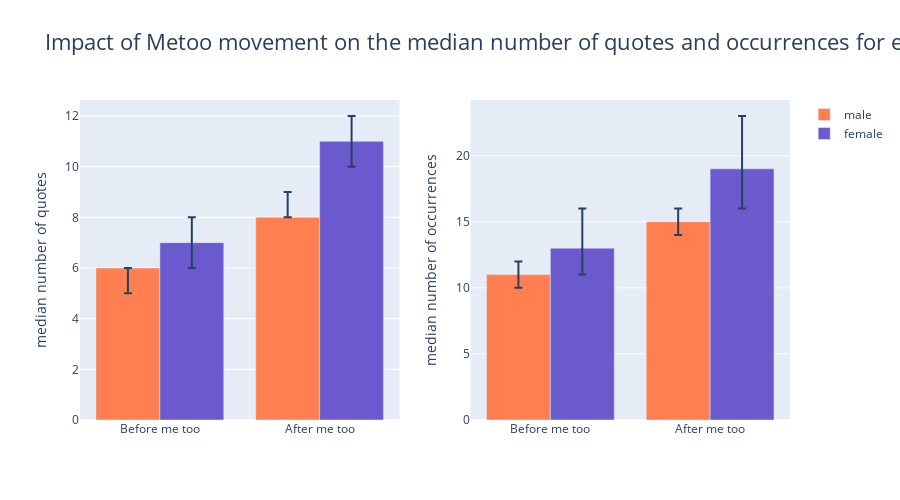

Notebook cell for this chart:
### Markdown cell above
Interactive figure of median of quotes and occurrences both gender before and after me too, with errorbars (computed above) :

### Code cell
fig = make_subplots(rows=1, cols=2)
fig.add_trace(go.Bar(
    name='male',
    x=['Before me too', 'After me too'], y=[med_mal_before_qu, med_mal_after_qu],
    error_y=dict(type='data',symmetric = False, array=[sup_val_med_mal_before_qu, sup_val_med_mal_after_qu],
                 arrayminus = [inf_val_med_mal_before_qu,inf_val_med_mal_after_qu]),marker_color="coral"
),row=1, col=1)
fig.add_trace(go.Bar(
    name='female',
    x=['Before me too', 'After me too'], y=[med_fem_before_qu, med_fem_after_qu],
    error_y=dict(type='data',symmetric = False, array=[sup_val_med_fem_before_qu, sup_val_med_fem_after_qu],
                 arrayminus = [inf_val_med_fem_before_qu,inf_val_med_fem_after_qu]),marker_color="slateblue"
),row=1, col=1)
fig.update_layout(barmode='group')
fig.update_layout(title_text="Impact of Metoo movement on the median number of quotes for each gender ",
                  title_font_size=22)

fig.add_trace(go.Bar(
    name='male',
    x=['Before me too', 'After me too'], y=[med_mal_before, med_mal_after],
    error_y=dict(type='data',symmetric = False, array=[sup_val_med_mal_before, sup_val_med_mal_after],
                 arrayminus = [inf_val_med_mal_before,inf_val_med_mal_after]),marker_color="coral",showlegend=False
),row=1, col=2)
fig.add_trace(go.Bar(
    name='female',
    x=['Before me too', 'After me too'], y=[med_fem_before, med_fem_after],
    error_y=dict(type='data',symmetric = False, array=[sup_val_med_fem_before, sup_val_med_fem_after],
                 arrayminus = [inf_val_med_fem_before,inf_val_med_fem_after]),marker_color="slateblue",showlegend=False
),row=1, col=2)
fig.update_layout(barmode='group')
fig.update_layout(title_text="Impact of Metoo movement on the median number of quotes and occurrences for each gender ",
                  title_font_size=22)
fig.update_layout(height=500, showlegend=True)
fig.update_yaxes(title_text="median number of quotes", row=1, col=1)
fig.update_yaxes(title_text="median number of occurrences", row=1, col=2)
fig.show()

### Figure 1 — Plotly figure (JSON) as saved in the notebook; plotly's stock layout.template omitted (floating-point values rounded to 4 significant figures)
{"data": [{"error_y": {"array": [0, 1], "arrayminus": [1, 0], "symmetric": false, "type": "data"}, "marker": {"color": "coral"}, "name": "male", "type": "bar", "x": ["Before me too", "After me too"], "xaxis": "x", "y": [6, 8], "yaxis": "y"}, {"error_y": {"array": [1, 1], "arrayminus": [1, 1], "symmetric": false, "type": "data"}, "marker": {"color": "slateblue"}, "name": "female", "type": "bar", "x": ["Before me too", "After me too"], "xaxis": "x", "y": [7, 11], "yaxis": "y"}, {"error_y": {"array": [1, 1], "arrayminus": [1, 1], "symmetric": false, "type": "data"}, "marker": {"color": "coral"}, "name": "male", "showlegend": false, "type": "bar", "x": ["Before me too", "After me too"], "xaxis": "x2", "y": [11, 15], "yaxis": "y2"}, {"error_y": {"array": [3, 4], "arrayminus": [2, 3], "symmetric": false, "type": "data"}, "marker": {"color": "slateblue"}, "name": "female", "showlegend": false, "type": "bar", "x": ["Before me too", "After me too"], "xaxis": "x2", "y": [13, 19], "yaxis": "y2"}], "layout": {"barmode": "group", "height": 500, "showlegend": true, "title": {"font": {"size": 22}, "text": "Impact of Metoo movement on the median number of quotes and occurrences for each gender "}, "xaxis": {"anchor": "y", "domain": [0, 0.45]}, "xaxis2": {"anchor": "y2", "domain": [0.55, 1]}, "yaxis": {"anchor": "x", "domain": [0, 1], "title": {"text": "median number of quotes"}}, "yaxis2": {"anchor": "x2", "domain": [0, 1], "title": {"text": "median number of occurrences"}}}}
